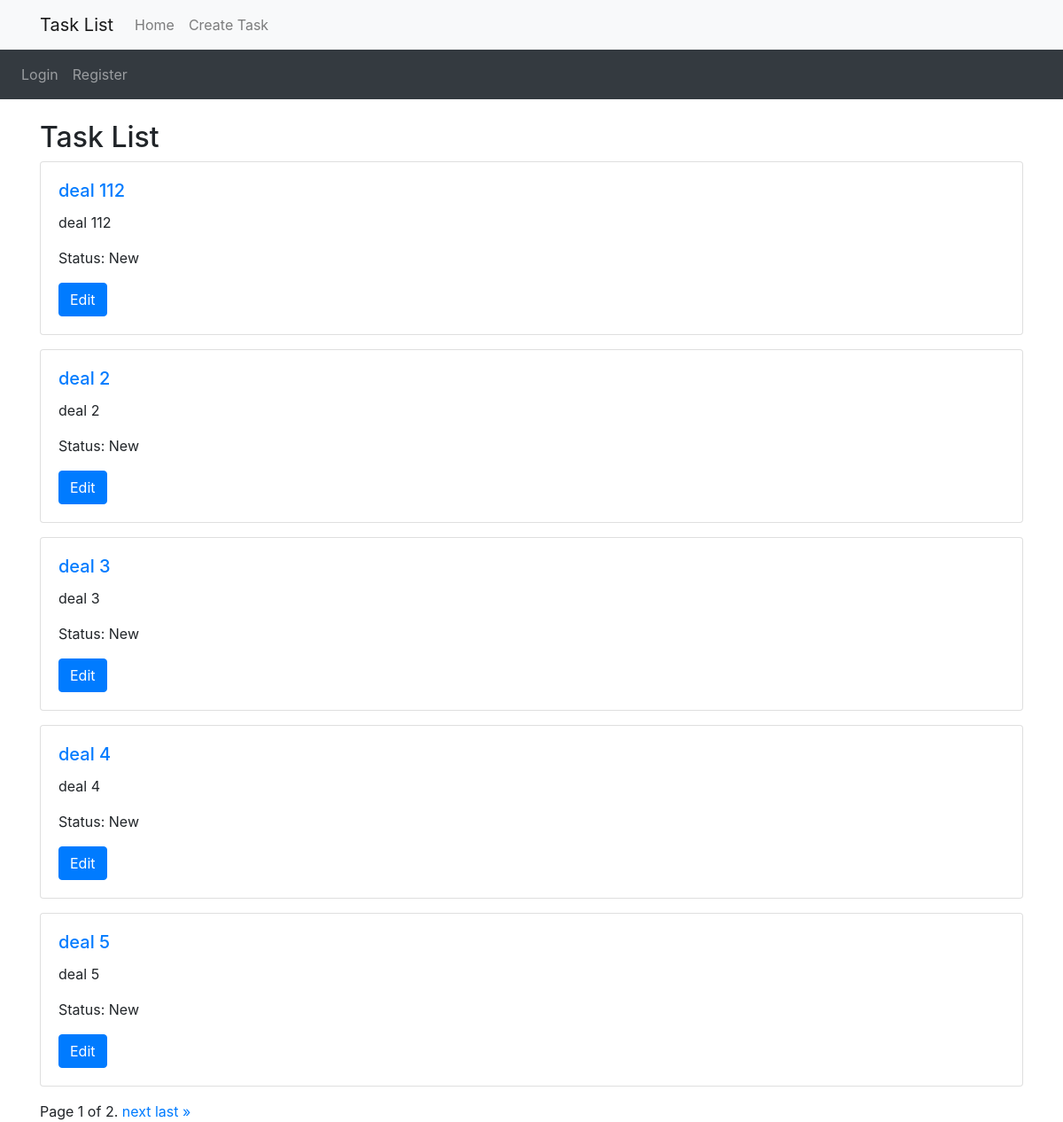
The page / on the database its author committed.
### tasklist/models.py (models this page shows, shortened)
class Task(models.Model):
    STATUS_CHOICES = (
        ('new', 'New'),
        ('in_progress', 'In Progress'),
        ('completed', 'Completed'),
    )
    title = models.CharField(max_length=200)
    description = models.TextField()
    status = models.CharField(max_length=20, choices=STATUS_CHOICES, default='new')
    created_at = models.DateTimeField(auto_now_add=True)
    updated_at = models.DateTimeField(auto_now=True)
    user = models.ForeignKey(User, on_delete=models.CASCADE, null=True, blank=True)

### tasklist/views.py (the view)
# urls.py: path('', task_list, name='task_list'),
def task_list(request):
    tasks = Task.objects.all()
    paginator = Paginator(tasks, 5)  # Пагинация по 5 задач на страницу
    page = request.GET.get('page')
    tasks = paginator.get_page(page)
    return render(request, 'tasklist/task_list.html', {'tasks': tasks})

### tasklist/templates/tasklist/task_list.html (shortened to what this page needs)
{% extends 'base.html' %}
{% block content %}
  <h2>Task List</h2>
  {% for task in tasks %}
    <div class="card mb-3">
      <div class="card-body">
        <h5 class="card-title"><a href="{% url 'task_detail' task.id %}">{{ task.title }}</a></h5>
        <p class="card-text">{{ task.description }}</p>
        <p class="card-text">Status: {{ task.get_status_display }}</p>
        <a href="{% url 'edit_task' task.id %}" class="btn btn-primary">Edit</a>
      </div>
    </div>
  {% endfor %}
  <div class="pagination">
    <span class="step-links">
        <span class="current">
            Page {{ tasks.number }} of {{ tasks.paginator.num_pages }}.
        </span>
        {% if tasks.has_next %}
            <a href="?page={{ tasks.next_page_number }}">next</a>
            <a href="?page={{ tasks.paginator.num_pages }}">last &raquo;</a>
        {% endif %}
    </span>
  </div>
{% endblock %}

### tasklist/templates/base.html (shortened to what this page needs)
<!DOCTYPE html>
<html lang="en">
<head>
    <link rel="stylesheet" href="https://stackpath.bootstrapcdn.com/bootstrap/4.3.1/css/bootstrap.min.css">
</head>
<body>
<nav class="navbar navbar-expand-lg navbar-light bg-light">
  <div class="container">
    <a class="navbar-brand" href="{% url 'task_list' %}">Task List</a>
    <div class="collapse navbar-collapse" id="navbarNav">
      <ul class="navbar-nav">
        <li class="nav-item">
          <a class="nav-link" href="{% url 'task_list' %}">Home</a>
        </li>
        <li class="nav-item">
          <a class="nav-link" href="{% url 'create_task' %}">Create Task</a>
        </li>
      </ul>
    </div>
  </div>
</nav>
<nav class="navbar navbar-expand navbar-dark bg-dark">
    <div class="navbar-collapse">
      <ul class="navbar-nav mr-auto">
        {% if user.is_authenticated %}
          <li class="nav-item"><a class="nav-link" href="{% url 'logout' %}">Logout</a></li>
        {% else %}
            <li class="nav-item"><a class="nav-link" href="{% url 'login' %}">Login</a></li>
          <li class="nav-item"><a class="nav-link" href="{% url 'register' %}">Register</a></li>
        {% endif %}
      </ul>
    </div>
  </nav>
<div class="container mt-4">
    {% block content %}{% endblock %}
</div>
</body>
</html>

### rows shown on the page
Task: title "deal 112", description "deal 112", status "New"
Task: title "deal 2", description "deal 2", status "New"
Task: title "deal 3", description "deal 3", status "New"
Task: title "deal 4", description "deal 4", status "New"
Task: title "deal 5", description "deal 5", status "New"

### other values the page prints
{{ tasks.number }} "1"
{{ tasks.paginator.num_pages }} "2"
